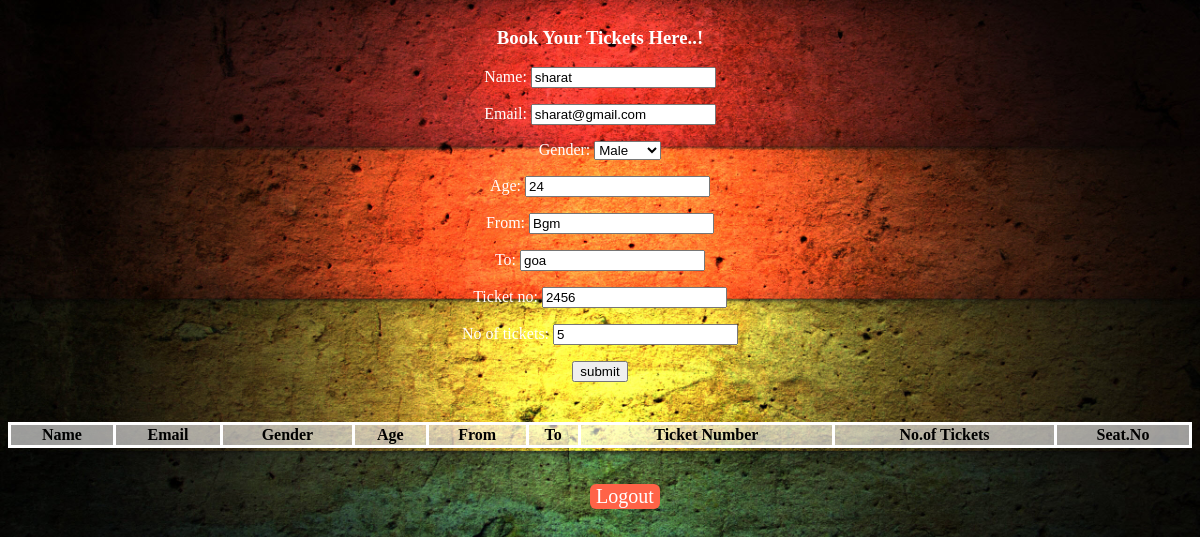
/edit/6, run on the app's committed database.
### ticket_app/models.py (models this page shows)
class AirTicketModel(models.Model):
    name = models.CharField(max_length=30)
    email = models.EmailField(max_length=30, default=None)
    GENDER_CHOICES = (
        ('M', 'Male'),
        ('F', 'Female'),
    )
    gender = models.CharField(max_length=1, choices=GENDER_CHOICES)
    age = models.IntegerField()
    From = models.CharField(max_length=30)
    To = models.CharField(max_length=30)
    ticket_no = models.IntegerField()
    no_of_tickets = models.IntegerField()

### ticket_app/views.py (the view)
# urls.py: path('edit/<int:id>', views.update_ticket, name='update_ticket'),
def update_ticket(request, id):
    ticket = AirTicketModel.objects.get(pk=id)
    form = Air_Ticket(request.POST, instance = ticket)
    if form.is_valid():
        form.save()
        return redirect("/show")
    else:
        pi = AirTicketModel.objects.get(pk=id)
        form = Air_Ticket(instance=pi)
    return render(request, 'show.html', {'form': form})

### ticket_app/forms.py
class Air_Ticket(forms.ModelForm):
    class Meta:
        model = AirTicketModel
        fields = '__all__'

### templates/show.html (shortened to what this page needs)
<!DOCTYPE html>
{% load static %}
<html lang="en">
<head>
</head>
<body style="background-image:url({% static 'images/pic9.jpg' %}); background-size:100%; text-align:center;">
    <form action="" method="POST" style="color:white">
        <div style="width: 100%; display: table; ">
            <h3 style="color:white;">Book Your Tickets Here..!</h3>
           {{form.as_p}}
                    <input type="submit" value="submit">
                </div>
    </form>
        <div>
            <center><table style="margin-top: 40px">
                <thead class="thead-dark">
                <tr >
                    <th>Name</th>
                    <th>Email</th>
                    <th>Gender</th>
                    <th>Age</th>
                    <th>From</th>
                    <th>To</th>
                    <th>Ticket Number</th>
                    <th>No.of Tickets</th>
                    <th>Seat.No</th>
                </tr>
                </thead>
            </table>
                </center>
        </div> <br><br>
<button onclick="document.location.href = '/logout'" class="button button3" style="margin-left: 50px; font-family:cursive;">Logout</button>
</body>
</html>

### templates/show.html (style rules this page uses)
table, th, td { border: 3px solid white; border-collapse: collapse; }
.button { background-color: tomato; border: none; color: white; text-decoration: none; font-size: 20px; cursor: pointer; }
.button3 { border-radius: 6px; }
table { width:100%;background-color:rgba(255,255,255,0.6); }
th,td { text-align:center; }

### data on the page
AirTicketModel: name "sharat", email "sharat@gmail.com", gender "Male", age "24", From "Bgm", To "goa", ticket_no "2456", no_of_tickets "5"
